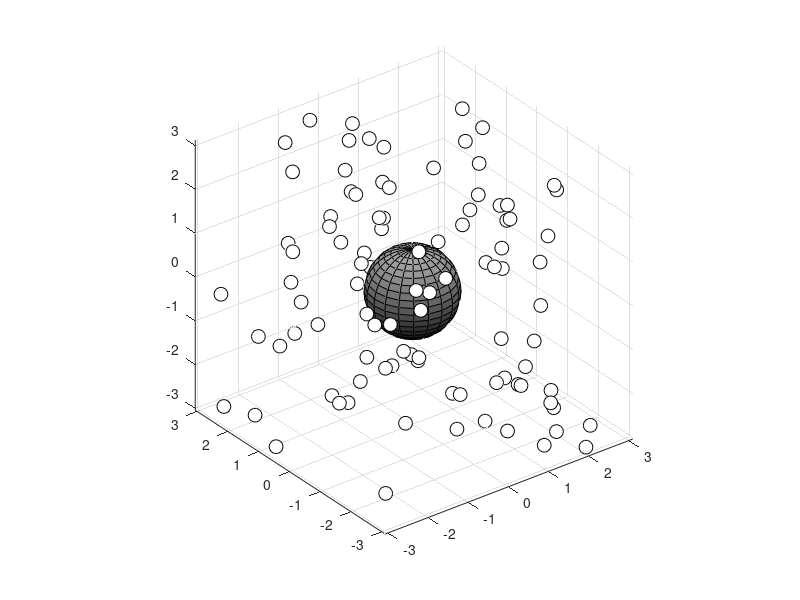

Here is the MATLAB script that generated this plot:
load('vrep_fat_cyl_080615.mat');
% init_z, init_y, init_x, init_gamma, init_beta, init_alpha, final_z, final_y, final_x, final_gamma, final_beta, final_alpha
no_of_obs = 100;

init_alpha = init_alpha*pi/180;
init_beta = init_beta*pi/180;
init_gamma = init_gamma*pi/180;
final_alpha = final_alpha*pi/180;
final_beta = final_beta*pi/180;
final_gamma = init_alpha*pi/180;

init_orientation = [init_alpha, init_beta, init_gamma];
init_orientation = init_orientation';

final_orientation = [final_alpha, final_beta, final_gamma];
final_orientation = final_orientation.';

[sphereX,sphereY,sphereZ]=sphere;
r=.96;
r2=.99;
surf(sphereX*r,sphereY*r,sphereZ*r)
axis equal;colormap(gray(100)*.7); hold on;
scatter3(r2*init_orientation(1,:),r2*init_orientation(2,:),r2*init_orientation(3,:),100,'w','fill',...
'MarkerEdgeColor','black')